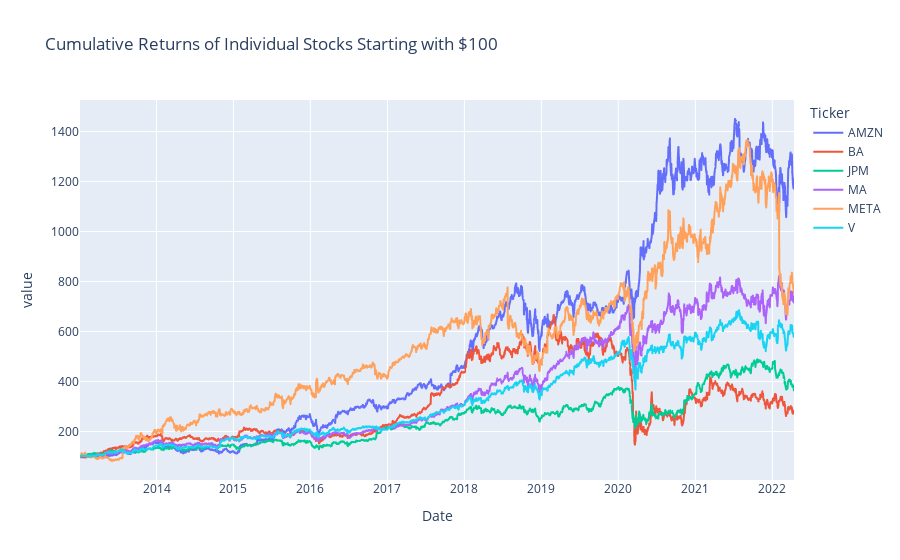

The cell this chart's notebook holds for it:
### Markdown cell above
Plot Individual Cumulative Returns
The cumulative returns of the stock can be easily calculated by adding one to the daily returns and taking the cumulative product over the whole period. Here we plot the cumulative returns of stocks starting with an initial investment of 100 (how much would investing 100 at the start in each individual stock get you over the time period?) This is a fair comparison for the performance of the stocks.

### Code cell
def plot_cum_returns(data,title):
    daily_cum_returns = (1 + daily_returns).cumprod() * 100 
    fig = px.line(daily_cum_returns,title=title) 
    return fig 
fig_cum_returns = plot_cum_returns(stocks_df, 'Cumulative Returns of Individual Stocks Starting with $100')
fig_cum_returns.show()

### Figure 1 — Plotly figure (JSON) as saved in the notebook; plotly's stock layout.template omitted (floating-point values rounded to 4 significant figures; data arrays with more than 128 entries replaced by an {"elided": "..."} marker saying what was removed)
{"data": [{"hovertemplate": "Ticker=AMZN<br>Date=%{x}<br>value=%{y}<extra></extra>", "legendgroup": "AMZN", "line": {"color": "#636efa", "dash": "solid"}, "marker": {"symbol": "circle"}, "mode": "lines", "name": "AMZN", "showlegend": true, "type": "scattergl", "x": {"elided": "2338 str values"}, "xaxis": "x", "y": {"elided": "2338 float values"}, "yaxis": "y"}, {"hovertemplate": "Ticker=BA<br>Date=%{x}<br>value=%{y}<extra></extra>", "legendgroup": "BA", "line": {"color": "#EF553B", "dash": "solid"}, "marker": {"symbol": "circle"}, "mode": "lines", "name": "BA", "showlegend": true, "type": "scattergl", "x": {"elided": "2338 str values"}, "xaxis": "x", "y": {"elided": "2338 float values"}, "yaxis": "y"}, {"hovertemplate": "Ticker=JPM<br>Date=%{x}<br>value=%{y}<extra></extra>", "legendgroup": "JPM", "line": {"color": "#00cc96", "dash": "solid"}, "marker": {"symbol": "circle"}, "mode": "lines", "name": "JPM", "showlegend": true, "type": "scattergl", "x": {"elided": "2338 str values"}, "xaxis": "x", "y": {"elided": "2338 float values"}, "yaxis": "y"}, {"hovertemplate": "Ticker=MA<br>Date=%{x}<br>value=%{y}<extra></extra>", "legendgroup": "MA", "line": {"color": "#ab63fa", "dash": "solid"}, "marker": {"symbol": "circle"}, "mode": "lines", "name": "MA", "showlegend": true, "type": "scattergl", "x": {"elided": "2338 str values"}, "xaxis": "x", "y": {"elided": "2338 float values"}, "yaxis": "y"}, {"hovertemplate": "Ticker=META<br>Date=%{x}<br>value=%{y}<extra></extra>", "legendgroup": "META", "line": {"color": "#FFA15A", "dash": "solid"}, "marker": {"symbol": "circle"}, "mode": "lines", "name": "META", "showlegend": true, "type": "scattergl", "x": {"elided": "2338 str values"}, "xaxis": "x", "y": {"elided": "2338 float values"}, "yaxis": "y"}, {"hovertemplate": "Ticker=V<br>Date=%{x}<br>value=%{y}<extra></extra>", "legendgroup": "V", "line": {"color": "#19d3f3", "dash": "solid"}, "marker": {"symbol": "circle"}, "mode": "lines", "name": "V", "showlegend": true, "type": "scattergl", "x": {"elided": "2338 str values"}, "xaxis": "x", "y": {"elided": "2338 float values"}, "yaxis": "y"}], "layout": {"legend": {"title": {"text": "Ticker"}, "tracegroupgap": 0}, "title": {"text": "Cumulative Returns of Individual Stocks Starting with $100"}, "xaxis": {"anchor": "y", "domain": [0, 1], "title": {"text": "Date"}}, "yaxis": {"anchor": "x", "domain": [0, 1], "title": {"text": "value"}}}}
